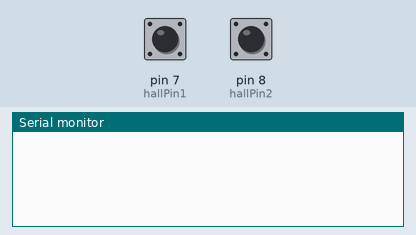
A sketch run on a simulated Arduino Uno, built with avr-gcc and run on an emulated ATmega328P. Shown: the last lines printed to the serial monitor. The test bench sets the inputs (shaded band); at power-on: pin 7 (hallPin1) HIGH, pin 8 (hallPin2) HIGH.

Above: at 1.2 s.
1.3 s: pin 7 (hallPin1) driven LOW
At 2.3 s:
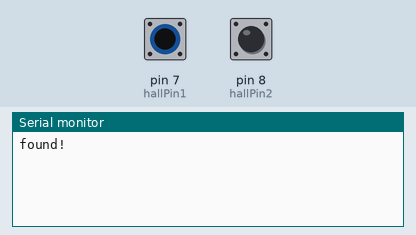
2.8 s: pin 8 (hallPin2) driven LOW
At 3.6 s:
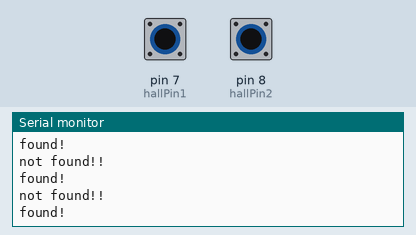

The sketch:

timer2.ino
```cpp
const int hallPin1 = 7;     // the number of the hall effect sensor pin
const int hallPin2 = 8;     // the number of the hall effect sensor pin
int hallState1 = 0;         // variable for reading the hall sensor status
int hallState2 = 0;         // variable for reading the hall sensor status
long startTime ;                    // start time for stop watch
long elapsedTime ;                  // elapsed time for stop watch
bool done = false;
void setup() {
Serial.begin(9600);

//pinMode(hallPin1, INPUT); // initialize the hall effect sensor pin as an input
pinMode(hallPin2, INPUT); // initialize the hall effect sensor pin as an input


}

void loop() {


  // read the state of the hall effect sensor:
  hallState1 = digitalRead(hallPin1);
  hallState2 = digitalRead(hallPin2);

  if (hallState1 == LOW && !done)
  {
    // Store the start time
    Serial.println("found!");
    done = true;
  }
  else if (hallState2 == LOW && done)
  {
     Serial.println("not found!!");
     done = false;
  }


}
```

Measured:
- after the input at 1.3 s, the serial monitor: prints a new line at once (image 1)
- after the input at 2.8 s, the serial monitor: prints a new line at once (image 2)
